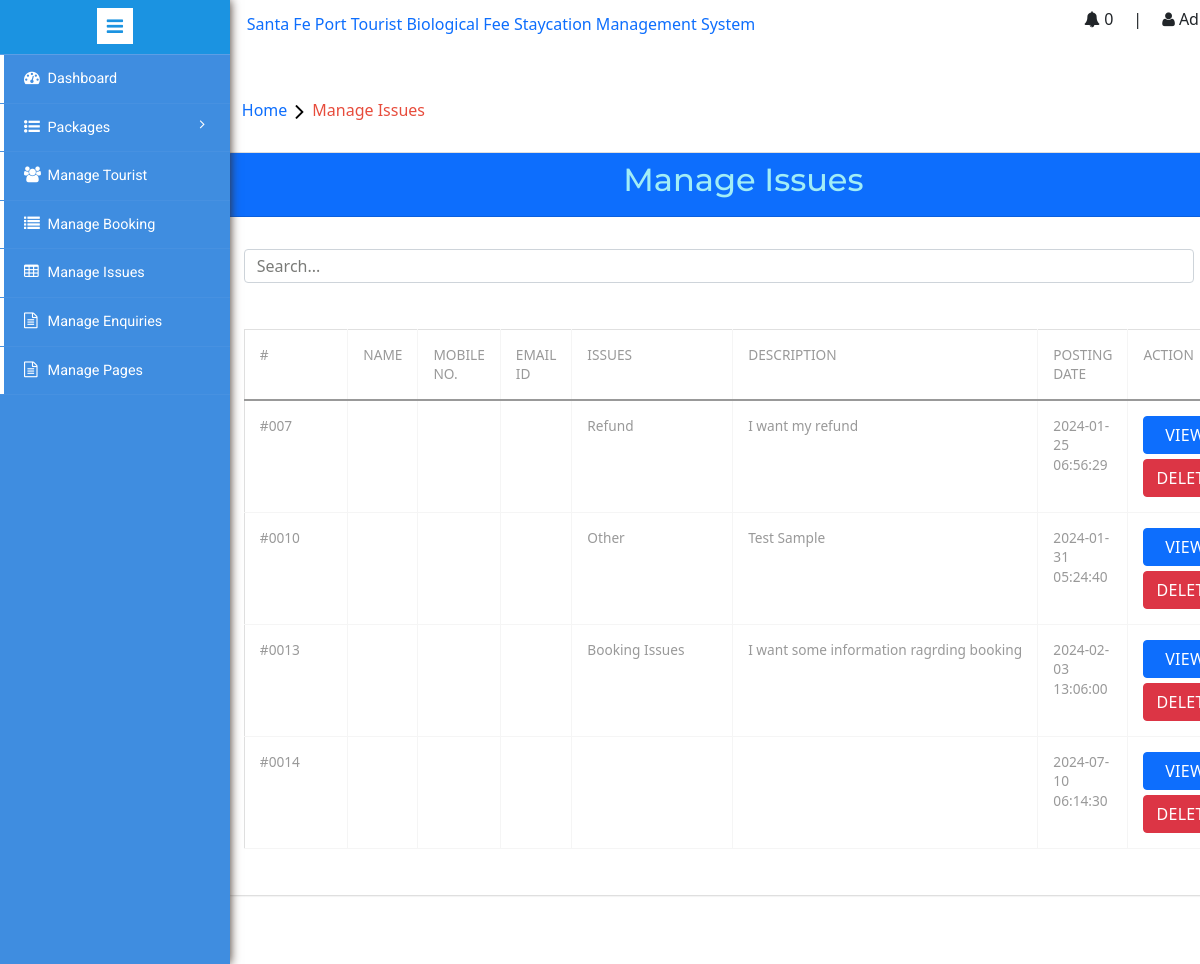
/admin/manageissues.php (signed in), run on the app's committed database.
### tables this page shows
CREATE TABLE `tblissues` (
  `id` int(11) NOT NULL,
  `UserEmail` varchar(100) DEFAULT NULL,
  `Issue` varchar(100) DEFAULT NULL,
  `Description` mediumtext DEFAULT NULL,
  `PostingDate` timestamp NULL DEFAULT current_timestamp(),
  `AdminRemark` mediumtext DEFAULT NULL,
  `AdminremarkDate` timestamp NULL DEFAULT NULL ON UPDATE current_timestamp()
);

### admin/manageissues.php (the view, shortened to what this page needs)
<?php
include ('includes/config.php');
if (strlen($_SESSION['alogin']) == 0) {
	header('location:index.php');
} else {
	?>
	<!DOCTYPE HTML>
	<html>
	<head>
		<link href="css/bootstrap.min.css" rel='stylesheet' type='text/css' />
		<link href="css/style.css" rel='stylesheet' type='text/css' />
		<link rel="stylesheet" href="css/morris.css" type="text/css" />
		<link href="https://cdn.jsdelivr.net/npm/bootstrap@5.0.2/dist/css/bootstrap.min.css" rel="stylesheet"
>
		<link href="css/font-awesome.css" rel="stylesheet">
		<link rel="stylesheet" type="text/css" href="css/table-style.css" />
		<link rel="stylesheet" type="text/css" href="css/basictable.css" />
		<link rel="stylesheet" href="css/icon-font.min.css" type='text/css' />
	</head>
	<body>
		<div class="page-container">
			<div class="left-content">
			<?php include ('includes/navbar.php'); ?>
				<ol class="breadcrumb">
					<li class="breadcrumb-item"><a href="index.html">Home</a><i class="fa fa-angle-right"></i>Manage Issues
					</li>
				</ol>
				<div class="agile-grids">
					<div class="card">
						<div class="card-header bg-primary text-center">
							<h2>Manage Issues</h2>
						</div>
						<div class="card-body">
						<form method="post" class="d-flex align-items-center gap-2">
								<input type="search" name="search" class="form-control my-3" placeholder="Search..." >
							</form>
							<table class="table table-bordered">
								<thead>
									<tr>
										<th>#</th>
										<th>Name</th>
										<th>Mobile No.</th>
										<th>Email Id</th>
										<th>Issues </th>
										<th>Description </th>
										<th>Posting date </th>
										<th>Action </th>
									</tr>
								</thead>
								<tbody>
									<?php
										if (isset($_POST['search'])) {
											$search = $_POST['search'];
											if ($search !== '') {
												$sql = "SELECT tblissues.id as id,tblusers.FullName as fname,tblusers.MobileNumber as mnumber,tblusers.EmailId as email,tblissues.Issue as issue,tblissues.Description as Description,tblissues.PostingDate as PostingDate from tblissues left join tblusers on tblusers.EmailId=tblissues.UserEmail WHERE FullName LIKE '%$search%'";
											}else{
												$sql = "SELECT tblissues.id as id,tblusers.FullName as fname,tblusers.MobileNumber as mnumber,tblusers.EmailId as email,tblissues.Issue as issue,tblissues.Description as Description,tblissues.PostingDate as PostingDate from tblissues left join tblusers on tblusers.EmailId=tblissues.UserEmail";
											}
										}else{
											$sql = "SELECT tblissues.id as id,tblusers.FullName as fname,tblusers.MobileNumber as mnumber,tblusers.EmailId as email,tblissues.Issue as issue,tblissues.Description as Description,tblissues.PostingDate as PostingDate from tblissues left join tblusers on tblusers.EmailId=tblissues.UserEmail";
										}
									$query = $dbh->prepare($sql);
									$query->execute();
									$results = $query->fetchAll(PDO::FETCH_OBJ);
									if ($query->rowCount() > 0) {
										foreach ($results as $result) { ?>
											<tr>
												<td width="120">#00<?php echo htmlentities($result->id); ?></td>
												<td width="50"><?php echo htmlentities($result->fname); ?></td>
												<td width="50"><?php echo htmlentities($result->mnumber); ?></td>
												<td width="50"><?php echo htmlentities($result->email); ?></td>
												<td width="200"><?php echo htmlentities($result->issue); ?></a></td>
												<td width="400"><?php echo htmlentities($result->Description); ?></td>
												<td width="50"><?php echo htmlentities($result->PostingDate); ?></td>
												<td><a href="javascript:void(0);"
														onClick="popUpWindow('updateissue.php?iid=<?php echo ($result->id); ?>');"
														class="btn btn-primary btn-block">View </a>
													<a href="#"
														onclick="showMessage('manageissues.php?action=delete&&id=<?php echo $result->id; ?>', 'Do you really want to delete?')
														"
														class="btn btn-danger btn-block">Delete</a>
												</td>
											</tr>
										<?php }
									} ?>
								</tbody>
							</table>
						</div>
					</div>
					<?php include ('includes/footer.php'); ?>
				</div>
			</div>
			<?php include ('includes/sidebarmenu.php'); ?>
		</div>
	</body>
	</html>
<?php } ?>

### admin/css/table-style.css (style rules this page uses)
table { background: white; border-collapse: collapse; margin: 1.25em 0 0; width: 100%; }
table tr, table th, table td { border: none; border-bottom: 1px solid #e8e8e8; font-size: .95em; }
table th, table td { padding: 10px 12px; text-align: left; }
table th { background: #e74c3c; color: #fff; text-transform: uppercase; }
table tr td { background: #f3faff; color: #424242; }
table tr:nth-of-type(2n+2) td { background: #ffffff; }
table { width: 100%; }
.table { margin: 30px 0; border-collapse: collapse; border-spacing: 0; empty-cells: show; border: 1px solid #e0e0e0; }
.table td, .table th { border-left: 1px solid #e0e0e0; border-width: 0 0 0 1px; font-size: inherit; margin: 0; overflow: visible; padding: 0.5em 1em; font-weight: normal; }
.table td:first-child, .table th:first-child { border-left-width: 0; }
.table thead, .table tfoot { background-color: #f05050; color: #fff; text-align: left; vertical-align: bottom; }
.table thead td, .table tfoot td, .table thead th, .table tfoot th { border-color: #fff; }
.table td { background-color: transparent; }

### admin/includes/navbar.php (style rules this page uses)
.left-content { position: relative; }
a { text-decoration: none; }

### data on the page
tblissues: id "7", Issue "Refund", Description "I want my refund", PostingDate "2024-01-25 06:56:29"
tblissues: id "10", Issue "Other", Description "Test Sample", PostingDate "2024-01-31 05:24:40"
tblissues: id "13", Issue "Booking Issues", Description "I want some information ragrding booking", PostingDate "2024-02-03 13:06:00"
tblissues: id "14", PostingDate "2024-07-10 06:14:30"

### other printed values
$get_books->rowCount() "0"
